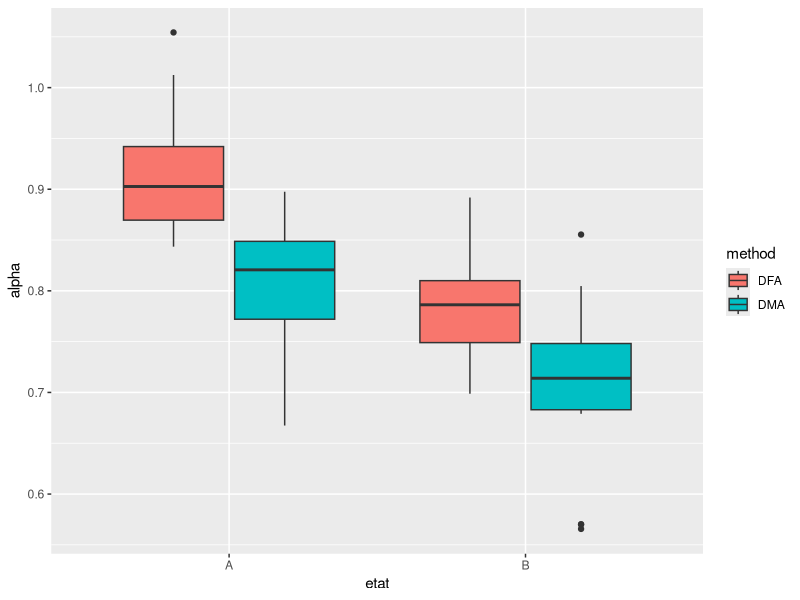
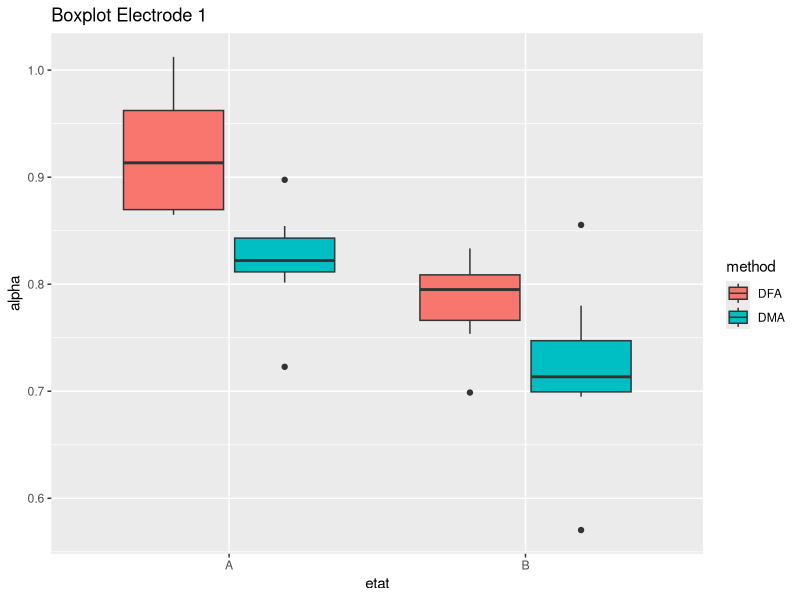
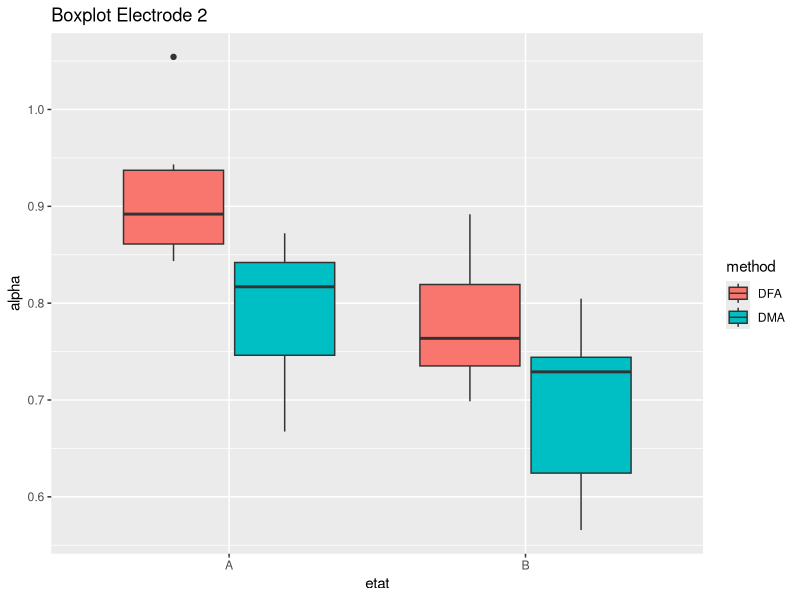

These figures' R source, in order:
library("ggplot2")
library("rstatix")

df = read.csv("../data_eeg.csv")


e1 = df[df$electrode=="A",]
e2 = df[df$electrode=="B",]

ggplot(df, aes(x=etat, y=alpha, fill=method)) + 
  geom_boxplot()

ggplot(e1, aes(x=etat, y=alpha, fill=method)) + 
  geom_boxplot() +
  ggtitle("Boxplot Electrode 1")

ggplot(e2, aes(x=etat, y=alpha, fill=method)) + 
  geom_boxplot() +
  ggtitle("Boxplot Electrode 2")   

res1 = anova_test(e1, alpha~method * etat)
res2 = anova_test(e2, alpha~method * etat)

res1
res2
